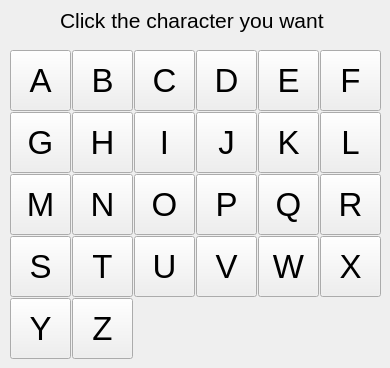
   <widget class="QWidget" name="tab_AZ">
    <attribute name="title">
     <string>A-Z</string>
    </attribute>
    <widget class="QPushButton" name="a_button">
     <property name="geometry">
      <rect>
       <x>10</x>
       <y>50</y>
       <width>61</width>
       <height>61</height>
      </rect>
     </property>
     <property name="font">
      <font>
       <pointsize>25</pointsize>
       <stylestrategy>PreferAntialias</stylestrategy>
      </font>
     </property>
     <property name="toolTip">
      <string/>
     </property>
     <property name="text">
      <string>A</string>
     </property>
     <property name="flat">
      <bool>false</bool>
     </property>
    </widget>
    <widget class="QLabel" name="instructionLabel">
     <property name="geometry">
      <rect>
       <x>60</x>
       <y>0</y>
       <width>281</width>
       <height>41</height>
      </rect>
     </property>
     <property name="font">
      <font>
       <pointsize>16</pointsize>
      </font>
     </property>
     <property name="text">
      <string>Click the character you want</string>
     </property>
    </widget>
    <widget class="QPushButton" name="b_button">
     <property name="geometry">
      <rect>
       <x>72</x>
       <y>50</y>
       <width>61</width>
       <height>61</height>
      </rect>
     </property>
     <property name="font">
      <font>
       <pointsize>25</pointsize>
       <stylestrategy>PreferAntialias</stylestrategy>
      </font>
     </property>
     <property name="toolTip">
      <string/>
     </property>
     <property name="text">
      <string>B</string>
     </property>
     <property name="flat">
      <bool>false</bool>
     </property>
    </widget>
    <widget class="QPushButton" name="c_button">
     <property name="geometry">
      <rect>
       <x>134</x>
       <y>50</y>
       <width>61</width>
       <height>61</height>
      </rect>
     </property>
     <property name="font">
      <font>
       <pointsize>25</pointsize>
       <stylestrategy>PreferAntialias</stylestrategy>
      </font>
     </property>
     <property name="toolTip">
      <string/>
     </property>
     <property name="text">
      <string>C</string>
     </property>
     <property name="flat">
      <bool>false</bool>
     </property>
    </widget>
    <widget class="QPushButton" name="d_button">
     <property name="geometry">
      <rect>
       <x>196</x>
       <y>50</y>
       <width>61</width>
       <height>61</height>
      </rect>
     </property>
     <property name="font">
      <font>
       <pointsize>25</pointsize>
       <stylestrategy>PreferAntialias</stylestrategy>
      </font>
     </property>
     <property name="toolTip">
      <string/>
     </property>
     <property name="text">
      <string>D</string>
     </property>
     <property name="flat">
      <bool>false</bool>
     </property>
    </widget>
    <widget class="QPushButton" name="e_button">
     <property name="geometry">
      <rect>
       <x>258</x>
       <y>50</y>
       <width>61</width>
       <height>61</height>
      </rect>
     </property>
     <property name="font">
      <font>
       <pointsize>25</pointsize>
       <stylestrategy>PreferAntialias</stylestrategy>
      </font>
     </property>
     <property name="toolTip">
      <string/>
     </property>
     <property name="text">
      <string>E</string>
     </property>
     <property name="flat">
      <bool>false</bool>
     </property>
    </widget>
    <widget class="QPushButton" name="f_button">
     <property name="geometry">
      <rect>
       <x>320</x>
       <y>50</y>
       <width>61</width>
       <height>61</height>
      </rect>
     </property>
     <property name="font">
      <font>
       <pointsize>25</pointsize>
       <stylestrategy>PreferAntialias</stylestrategy>
      </font>
     </property>
     <property name="toolTip">
      <string/>
     </property>
     <property name="text">
      <string>F</string>
     </property>
     <property name="flat">
      <bool>false</bool>
     </property>
    </widget>
    <widget class="QPushButton" name="l_button">
     <property name="geometry">
      <rect>
       <x>320</x>
       <y>112</y>
       <width>61</width>
       <height>61</height>
      </rect>
     </property>
     <property name="font">
      <font>
       <pointsize>25</pointsize>
       <stylestrategy>PreferAntialias</stylestrategy>
      </font>
     </property>
     <property name="toolTip">
      <string/>
     </property>
     <property name="text">
      <string>L</string>
     </property>
     <property name="flat">
      <bool>false</bool>
     </property>
    </widget>
    <widget class="QPushButton" name="k_button">
     <property name="geometry">
      <rect>
       <x>258</x>
       <y>112</y>
       <width>61</width>
       <height>61</height>
      </rect>
     </property>
     <property name="font">
      <font>
       <pointsize>25</pointsize>
       <stylestrategy>PreferAntialias</stylestrategy>
      </font>
     </property>
     <property name="toolTip">
      <string/>
     </property>
     <property name="text">
      <string>K</string>
     </property>
     <property name="flat">
      <bool>false</bool>
     </property>
    </widget>
    <widget class="QPushButton" name="g_button">
     <property name="geometry">
      <rect>
       <x>10</x>
       <y>112</y>
       <width>61</width>
       <height>61</height>
      </rect>
     </property>
     <property name="font">
      <font>
       <pointsize>25</pointsize>
       <stylestrategy>PreferAntialias</stylestrategy>
      </font>
     </property>
     <property name="toolTip">
      <string/>
     </property>
     <property name="text">
      <string>G</string>
     </property>
     <property name="flat">
      <bool>false</bool>
     </property>
    </widget>
    <widget class="QPushButton" name="j_button">
     <property name="geometry">
      <rect>
       <x>196</x>
       <y>112</y>
       <width>61</width>
       <height>61</height>
      </rect>
     </property>
     <property name="font">
      <font>
       <pointsize>25</pointsize>
       <stylestrategy>PreferAntialias</stylestrategy>
      </font>
     </property>
     <property name="toolTip">
      <string/>
     </property>
     <property name="text">
      <string>J</string>
     </property>
     <property name="flat">
      <bool>false</bool>
     </property>
    </widget>
    <widget class="QPushButton" name="h_button">
     <property name="geometry">
      <rect>
       <x>72</x>
       <y>112</y>
       <width>61</width>
       <height>61</height>
      </rect>
     </property>
     <property name="font">
      <font>
       <pointsize>25</pointsize>
       <stylestrategy>PreferAntialias</stylestrategy>
      </font>
     </property>
     <property name="toolTip">
      <string/>
     </property>
     <property name="text">
      <string>H</string>
     </property>
     <property name="flat">
      <bool>false</bool>
     </property>
    </widget>
    <widget class="QPushButton" name="i_button">
     <property name="geometry">
      <rect>
       <x>134</x>
       <y>112</y>
       <width>61</width>
       <height>61</height>
      </rect>
     </property>
     <property name="font">
      <font>
       <pointsize>25</pointsize>
       <stylestrategy>PreferAntialias</stylestrategy>
      </font>
     </property>
     <property name="toolTip">
      <string/>
     </property>
     <property name="text">
      <string>I</string>
     </property>
     <property name="flat">
      <bool>false</bool>
     </property>
    </widget>
    <widget class="QPushButton" name="p_button">
     <property name="geometry">
      <rect>
       <x>196</x>
       <y>174</y>
       <width>61</width>
       <height>61</height>
      </rect>
     </property>
     <property name="font">
      <font>
       <pointsize>25</pointsize>
       <stylestrategy>PreferAntialias</stylestrategy>
      </font>
     </property>
     <property name="toolTip">
      <string/>
     </property>
     <property name="text">
      <string>P</string>
     </property>
     <property name="flat">
      <bool>false</bool>
     </property>
    </widget>
    <widget class="QPushButton" name="r_button">
     <property name="geometry">
      <rect>
       <x>320</x>
       <y>174</y>
       <width>61</width>
       <height>61</height>
      </rect>
     </property>
     <property name="font">
      <font>
       <pointsize>25</pointsize>
       <stylestrategy>PreferAntialias</stylestrategy>
      </font>
     </property>
     <property name="toolTip">
      <string/>
     </property>
     <property name="text">
      <string>R</string>
     </property>
     <property name="flat">
      <bool>false</bool>
     </property>
    </widget>
    <widget class="QPushButton" name="m_button">
     <property name="geometry">
      <rect>
       <x>10</x>
       <y>174</y>
       <width>61</width>
       <height>61</height>
      </rect>
     </property>
     <property name="font">
      <font>
       <pointsize>25</pointsize>
       <stylestrategy>PreferAntialias</stylestrategy>
      </font>
     </property>
     <property name="toolTip">
      <string/>
     </property>
     <property name="text">
      <string>M</string>
     </property>
     <property name="flat">
      <bool>false</bool>
     </property>
    </widget>
    <widget class="QPushButton" name="n_button">
     <property name="geometry">
      <rect>
       <x>72</x>
       <y>174</y>
       <width>61</width>
       <height>61</height>
      </rect>
     </property>
     <property name="font">
      <font>
       <pointsize>25</pointsize>
       <stylestrategy>PreferAntialias</stylestrategy>
      </font>
     </property>
     <property name="toolTip">
      <string/>
     </property>
     <property name="text">
      <string>N</string>
     </property>
     <property name="flat">
      <bool>false</bool>
     </property>
    </widget>
    <widget class="QPushButton" name="o_button">
     <property name="geometry">
      <rect>
       <x>134</x>
       <y>174</y>
       <width>61</width>
       <height>61</height>
      </rect>
     </property>
     <property name="font">
      <font>
       <pointsize>25</pointsize>
       <stylestrategy>PreferAntialias</stylestrategy>
      </font>
     </property>
     <property name="toolTip">
      <string/>
     </property>
     <property name="text">
      <string>O</string>
     </property>
     <property name="flat">
      <bool>false</bool>
     </property>
    </widget>
    <widget class="QPushButton" name="q_button">
     <property name="geometry">
      <rect>
       <x>258</x>
       <y>174</y>
       <width>61</width>
       <height>61</height>
      </rect>
     </property>
     <property name="font">
      <font>
       <pointsize>25</pointsize>
       <stylestrategy>PreferAntialias</stylestrategy>
      </font>
     </property>
     <property name="toolTip">
      <string/>
     </property>
     <property name="text">
      <string>Q</string>
     </property>
     <property name="flat">
      <bool>false</bool>
     </property>
    </widget>
    <widget class="QPushButton" name="s_button">
     <property name="geometry">
      <rect>
       <x>10</x>
       <y>236</y>
       <width>61</width>
       <height>61</height>
      </rect>
     </property>
     <property name="font">
      <font>
       <pointsize>25</pointsize>
       <stylestrategy>PreferAntialias</stylestrategy>
      </font>
     </property>
     <property name="toolTip">
      <string/>
     </property>
     <property name="text">
      <string>S</string>
     </property>
     <property name="flat">
      <bool>false</bool>
     </property>
    </widget>
    <widget class="QPushButton" name="u_button">
     <property name="geometry">
      <rect>
       <x>134</x>
       <y>236</y>
       <width>61</width>
       <height>61</height>
      </rect>
     </property>
     <property name="font">
      <font>
       <pointsize>25</pointsize>
       <stylestrategy>PreferAntialias</stylestrategy>
      </font>
     </property>
     <property name="toolTip">
      <string/>
     </property>
     <property name="text">
      <string>U</string>
     </property>
     <property name="flat">
      <bool>false</bool>
     </property>
    </widget>
    <widget class="QPushButton" name="w_button">
     <property name="geometry">
      <rect>
       <x>258</x>
       <y>236</y>
       <width>61</width>
       <height>61</height>
      </rect>
     </property>
     <property name="font">
      <font>
       <pointsize>25</pointsize>
       <stylestrategy>PreferAntialias</stylestrategy>
      </font>
     </property>
     <property name="toolTip">
      <string/>
     </property>
     <property name="text">
      <string>W</string>
     </property>
     <property name="flat">
      <bool>false</bool>
     </property>
    </widget>
    <widget class="QPushButton" name="t_button">
     <property name="geometry">
      <rect>
       <x>72</x>
       <y>236</y>
       <width>61</width>
       <height>61</height>
      </rect>
     </property>
     <property name="font">
      <font>
       <pointsize>25</pointsize>
       <stylestrategy>PreferAntialias</stylestrategy>
      </font>
     </property>
     <property name="toolTip">
      <string/>
     </property>
     <property name="text">
      <string>T</string>
     </property>
     <property name="flat">
      <bool>false</bool>
     </property>
    </widget>
    <widget class="QPushButton" name="x_button">
     <property name="geometry">
      <rect>
       <x>320</x>
       <y>236</y>
       <width>61</width>
       <height>61</height>
      </rect>
     </property>
     <property name="font">
      <font>
       <pointsize>25</pointsize>
       <stylestrategy>PreferAntialias</stylestrategy>
      </font>
     </property>
     <property name="toolTip">
      <string/>
     </property>
     <property name="text">
      <string>X</string>
     </property>
     <property name="flat">
      <bool>false</bool>
     </property>
    </widget>
    <widget class="QPushButton" name="v_button">
     <property name="geometry">
      <rect>
       <x>196</x>
       <y>236</y>
       <width>61</width>
       <height>61</height>
      </rect>
     </property>
     <property name="font">
      <font>
       <pointsize>25</pointsize>
       <stylestrategy>PreferAntialias</stylestrategy>
      </font>
     </property>
     <property name="toolTip">
      <string/>
     </property>
     <property name="text">
      <string>V</string>
     </property>
     <property name="flat">
      <bool>false</bool>
     </property>
    </widget>
    <widget class="QPushButton" name="y_button">
     <property name="geometry">
      <rect>
       <x>10</x>
       <y>298</y>
       <width>61</width>
       <height>61</height>
      </rect>
     </property>
     <property name="font">
      <font>
       <pointsize>25</pointsize>
       <stylestrategy>PreferAntialias</stylestrategy>
      </font>
     </property>
     <property name="toolTip">
      <string/>
     </property>
     <property name="text">
      <string>Y</string>
     </property>
     <property name="flat">
      <bool>false</bool>
     </property>
    </widget>
    <widget class="QPushButton" name="z_button">
     <property name="geometry">
      <rect>
       <x>72</x>
       <y>298</y>
       <width>61</width>
       <height>61</height>
      </rect>
     </property>
     <property name="font">
      <font>
       <pointsize>25</pointsize>
       <stylestrategy>PreferAntialias</stylestrategy>
      </font>
     </property>
     <property name="toolTip">
      <string/>
     </property>
     <property name="text">
      <string>Z</string>
     </property>
     <property name="flat">
      <bool>false</bool>
     </property>
    </widget>
   </widget>
